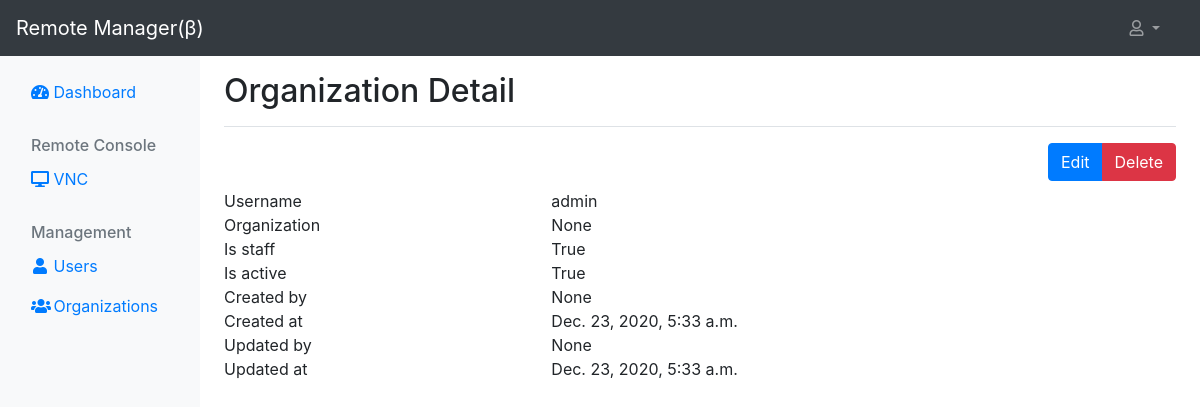
The page /user/detail/1 (signed in) on the database as committed earlier.
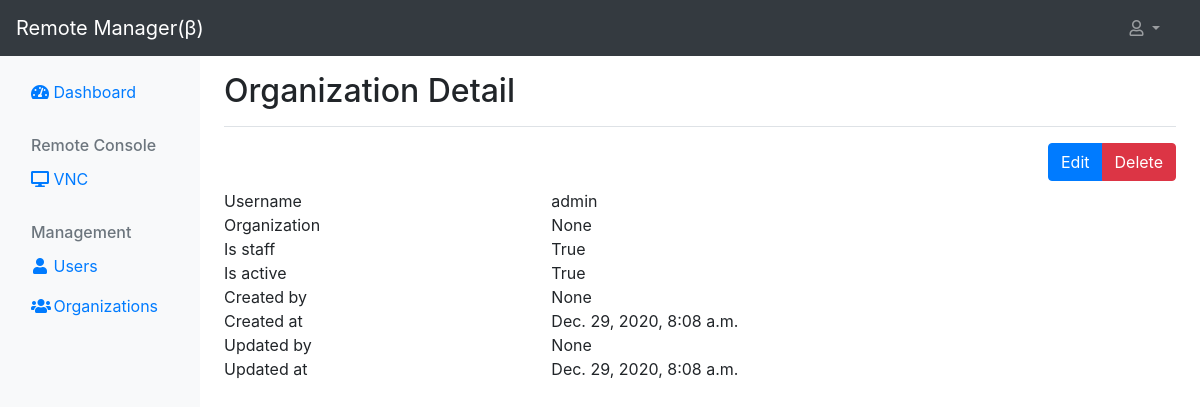
The same page on the database as committed later.
### main/models.py (models this page shows, shortened)
class CustomUser(AbstractUser):
    organization = models.ForeignKey(
        Organization,
        null=True,
        blank=True,
        on_delete=models.SET_NULL,
    )
    is_active = models.BooleanField(
        default=True,
    )
    is_staff = models.BooleanField(
        default=False,
    )
    created_by = models.ForeignKey(
        settings.AUTH_USER_MODEL,
        null=True,
        on_delete=models.SET_NULL,
        related_name='user_created_by'
    )
    created_at = models.DateTimeField(
        auto_now_add=True,
        null=True
    )
    updated_by = models.ForeignKey(
        settings.AUTH_USER_MODEL,
        null=True,
        blank=True,
        on_delete=models.SET_NULL,
        related_name='user_updated_by'
    )
    updated_at = models.DateTimeField(
        auto_now=True,
        null=True
    )

### main/views.py (the view)
# urls.py: path('user/detail/<str:pk>', views.UserDetailView.as_view(), name='user_detail'),
class UserDetailView(LoginRequiredMixin, UserPassesTestMixin, DeleteView):
    model = CustomUser
    template_name = 'main/user_detail.html'
    success_url = reverse_lazy('user_list')
    def test_func(self):
        return self.request.user.is_staff

### main/templates/main/user_detail.html (shortened to what this page needs)
{% extends 'main/base.html' %}
{% block content %}
    <div class="d-flex justify-content-between flex-wrap flex-md-nowrap align-items-center pt-3 pb-2 mb-3 border-bottom">
        <h1 class="h2">Organization Detail</h1>
    </div>
    <div>
        <div class="my-2 text-right">
            <div class="btn-group">
                <a href="{% url 'user_update' customuser.id %}" class="btn btn-primary" aria-current="page">Edit</a>
                <button type="button" class="btn btn-danger" data-toggle="modal" data-target="#deleteModal">
                    Delete
                </button>
            </div>
        </div>
        <div>
            <div class="row">
                <div class="col-4">
                    Username
                </div>
                <div class="col-8">
                    {{ customuser.username }}
                </div>
            </div>
            <div class="row">
                <div class="col-4">
                    Organization
                </div>
                <div class="col-8">
                    {{ customuser.organization }}
                </div>
            </div>
            <div class="row">
                <div class="col-4">
                    Is staff
                </div>
                <div class="col-8">
                    {{ customuser.is_staff }}
                </div>
            </div>
            <div class="row">
                <div class="col-4">
                    Is active
                </div>
                <div class="col-8">
                    {{ customuser.is_active }}
                </div>
            </div>
            <div class="row">
                <div class="col-4">
                    Created by
                </div>
                <div class="col-8">
                    {{ customuser.created_by }}
                </div>
            </div>
            <div class="row">
                <div class="col-4">
                    Created at
                </div>
                <div class="col-8">
                    {{ customuser.created_at }}
                </div>
            </div>
            <div class="row">
                <div class="col-4">
                    Updated by
                </div>
                <div class="col-8">
                    {{ customuser.updated_by }}
                </div>
            </div>
            <div class="row">
                <div class="col-4">
                    Updated at
                </div>
                <div class="col-8">
                    {{ customuser.updated_at }}
                </div>
            </div>
        </div>
    </div>
{% endblock %}

Rows that differ between the two databases and show on the page:
changed CustomUser "admin": created_at "Dec. 23, 2020, 5:33 a.m." → "Dec. 29, 2020, 8:08 a.m."; updated_at "Dec. 23, 2020, 5:33 a.m." → "Dec. 29, 2020, 8:08 a.m."
